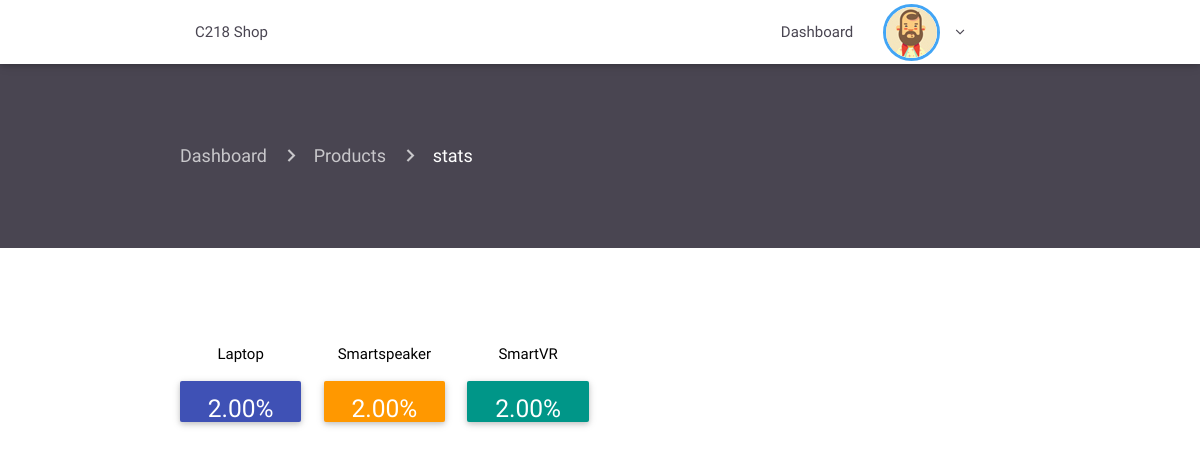
/admin/stats.php (signed in), run on an earlier commit of the app's database.
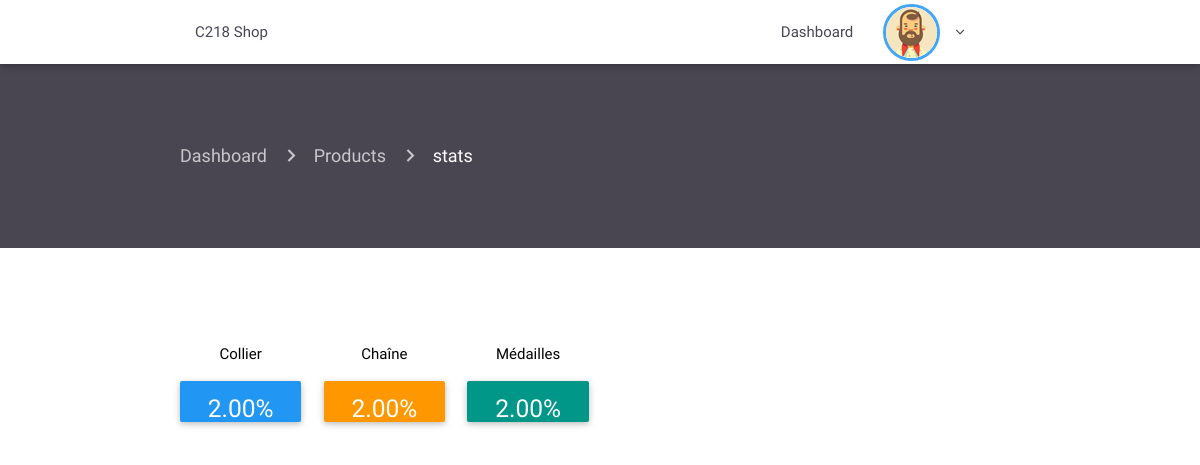
And on a later commit of the database.
### tables this page shows
CREATE TABLE `product` (
  `id` int(11) NOT NULL,
  `id_category` int(11) NOT NULL,
  `name` varchar(1000) NOT NULL,
  `description` varchar(1000) NOT NULL,
  `price` int(11) NOT NULL,
  `id_picture` int(11) NOT NULL,
  `thumbnail` varchar(1000) NOT NULL,
  `promo` varchar(1000) NOT NULL
);

CREATE TABLE `category` (
  `id` int(11) NOT NULL,
  `name` varchar(1000) NOT NULL,
  `icon` varchar(1000) NOT NULL
);

### admin/stats.php (the view, shortened to what this page needs)
<?php
require 'includes/header.php';
require 'includes/navconnected.php'; ?>
<div class="container-fluid product-page">
    <div class="container current-page">
        <nav>
            <div class="nav-wrapper">
                <div class="col s12">
                    <a href="index" class="breadcrumb">Dashboard</a>
                    <a href="infoproduct" class="breadcrumb">Products</a>
                    <a href="stats" class="breadcrumb">stats</a>
                </div>
            </div>
        </nav>
    </div>
</div>
<div class="container center-align staaats">
    <div class="row">
        <?php
        include '../db.php';
        $queryfirst = "SELECT
        product.id as 'id',
        product.id_category,
         SUM(command.quantity) as 'total',
         command.statut,
         command.id_produit,
         category.name as 'name',
         category.id
         FROM product, command, category
         WHERE product.id = command.id_produit
         AND command.statut = 'paid' AND category.id = product.id_category
         GROUP BY category.id";
        $resultfirst = $connection->query($queryfirst);
        if ($resultfirst->num_rows > 0) {
            while ($rowfirst = $resultfirst->fetch_assoc()) {
                $idp = $rowfirst['id'];
                $name_best = $rowfirst['name'];
                $totalsold = $rowfirst['total'];
                $percent = ($totalsold / 50) * 100;
                ?>
                <div class="col s2">
                    <p class="black-text"><?= $name_best; ?></p>
                    <div class="card red<?= $idp; ?>"
                         style="padding-top:<?= number_format((float)$percent, 2, '.', ''); ?>%">
                        <h5 class="white-text"><?= number_format((float)$percent, 2, '.', ''); ?>%</h5>
                    </div>
                </div>
            <?php }
        } ?>
    </div>
</div>
<?php require 'includes/footer.php'; ?>

What changed in the data, as far as the page shows it:
changed product: id_category.name "SmartVR" → "Collier"; id_category 6 → 4 (drawn); moves up the list
changed product: id_category.name "Laptop" → "Chaîne"; id_category 3 → 5 (drawn)
changed product: id_category.name "Smartspeaker" → "Médailles"; id_category 5 → 6 (drawn)
